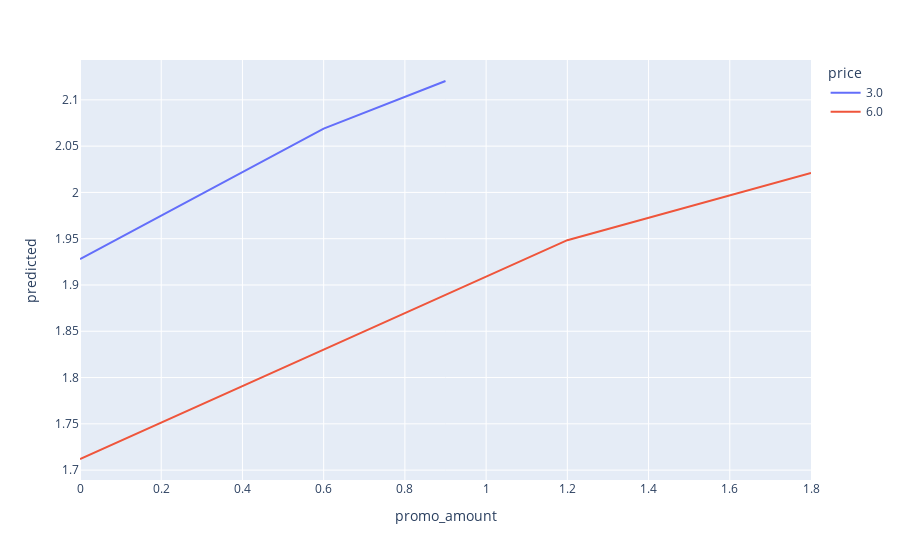

This figure's notebook cell:
### Code cell
px.line(data_frame = df_sim, x = 'promo_amount', y = 'predicted', color = 'price')
